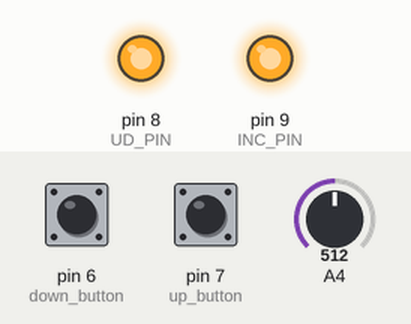
This sketch was run on a simulated Arduino Uno, built with avr-gcc and run on an emulated ATmega328P. Shown: output pins drawn as LEDs (lit = HIGH). Dashed ring = blinking. Inputs (shaded band) come from the test bench; at power-on: pin 6 (down_button) HIGH, pin 7 (up_button) HIGH, A4 = 512. What the sketch prints to the serial monitor is not drawn.

Above: at 1.2 s.
1.3 s: pin 6 (down_button) pulled LOW for 0.15 s
At 2.0 s:
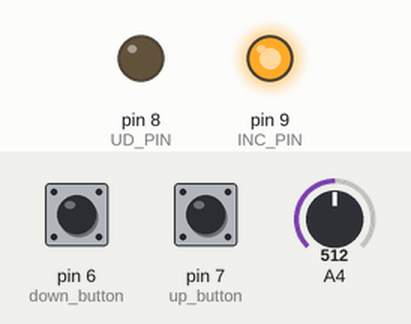
2.9 s: pin 7 (up_button) pulled LOW for 1 s
At 3.06 s:
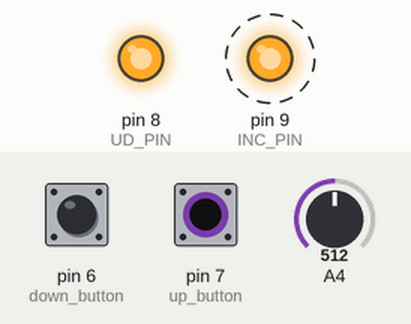
5.9 s: pin 7 (up_button) pulled LOW for 3.2 s
At 9.6 s:
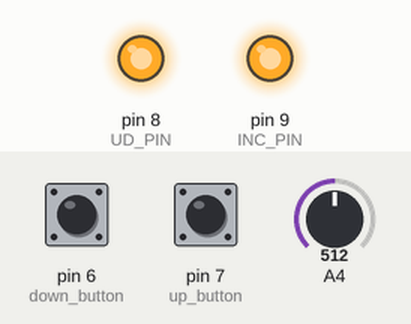
10.6 s: pin 6 (down_button) pulled LOW for 1 s
At 10.79 s:
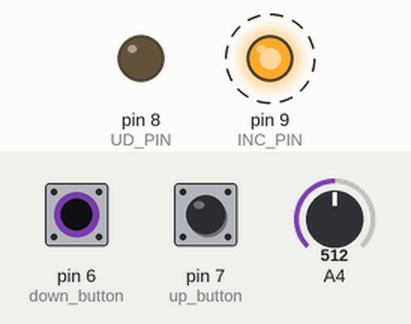
Timing chart, 0 to 13.6 s (numbered marks = the images above; inputs shaded):
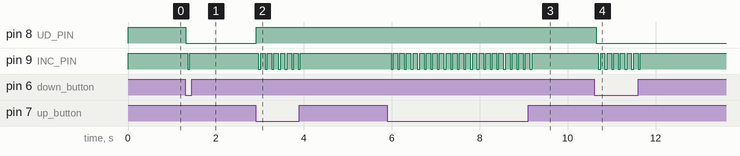

Measured:
- after the input at 1.3 s, pin 8 (UD_PIN): HIGH → LOW at once; pin 9 (INC_PIN): HIGH → LOW after 0.06 s, → HIGH 0.05 s later
- after the input at 2.9 s, pin 8 (UD_PIN): LOW → HIGH at once; pin 9 (INC_PIN): alternates HIGH for 0.10 s and LOW for 0.05 s, 14 changes in all, then stays HIGH, starting after 0.07 s
- after the input at 5.9 s, pin 9 (INC_PIN): alternates HIGH for 0.10 s and LOW for 0.05 s, 44 changes in all, then stays HIGH, starting after 0.08 s
- after the input at 10.6 s, pin 8 (UD_PIN): HIGH → LOW after 0.05 s; pin 9 (INC_PIN): alternates HIGH for 0.10 s and LOW for 0.05 s, 14 changes in all, then stays HIGH, starting after 0.10 s

The sketch:

digital_pot_buttons.ino
```cpp
const float V_REF = 5.0;
int UP = 0;
int DOWN = 1;
const int UD_PIN = 8;
const int INC_PIN = 9;
const int CS_PIN = 10;
const int WIPER_PIN = A5;
float voltage = 0;
const int up_button = 7;
const int down_button = 6;

void setup() {
  pinMode (CS_PIN, OUTPUT);
  pinMode (UD_PIN, OUTPUT);
  pinMode (INC_PIN, OUTPUT);
  pinMode(up_button, INPUT_PULLUP);
  pinMode(down_button, INPUT_PULLUP);
  Serial.begin(9600);

  digitalWrite(INC_PIN, HIGH);
  digitalWrite(UD_PIN, HIGH);
  digitalWrite(CS_PIN, LOW);                  // Enable the X9C103P chip
  //Serial.print ("Initial Voltage Setting: ");
  PrintVoltage();                             // Print X9C103P power up value
}

void loop() {
  if (Serial.available()) DoSerial();  // loop looking for user input
  Serial.println(analogRead(A4));
  UP = digitalRead(up_button);
  DOWN = digitalRead(down_button);
  if (UP == LOW){
    digitalWrite(UD_PIN, HIGH);
    delay(50);
    digitalWrite(INC_PIN, LOW);
    delay(50);
    digitalWrite(INC_PIN, HIGH);
    delay(50);
  }else if (DOWN == LOW){
    digitalWrite(UD_PIN, LOW);
    delay(50);
    digitalWrite(INC_PIN, LOW);
    delay(50);
    digitalWrite(INC_PIN, HIGH);
    delay(50);
  }else{
    delay(50);
  }
}

void DoSerial()
{
  char ch = toupper(Serial.read());   // Read the character we received
  // and convert to upper case
  switch (ch) {
    case 'S':                         // Save settings
      digitalWrite(INC_PIN, HIGH);
      digitalWrite(CS_PIN, HIGH);
      delay(100);
      digitalWrite(CS_PIN, LOW);
      //Serial.println("Setting Saved");
      break;
    case 'U':                         // Increment setting
      Move_Wiper(0);
      //Serial.print("Incrementing Value");
      PrintVoltage();
      break;
    case 'D':                         // Decrement setting
      Move_Wiper(1);
      //Serial.print("Decrementing Value");
      PrintVoltage();
      break;
    default:
      break;
  }
}
void PrintVoltage()
{
  int sampleADC = analogRead(WIPER_PIN);      // Take reading on wiper pin
  float volts = (sampleADC * V_REF) / 1023.0; // Convert to voltage
  //Serial.print("   ADC = ");
  //Serial.print(sampleADC);
  //Serial.print("  Voltage = ");
  //Serial.println(volts, 3);
}

void Move_Wiper(int direction)
{
  switch (direction) {
    case 0:
      digitalWrite(UD_PIN, HIGH); delayMicroseconds(5);
      digitalWrite(INC_PIN, LOW); delayMicroseconds(5);
      digitalWrite(INC_PIN, HIGH);
      break;
    case 1:
      digitalWrite(UD_PIN, LOW); delayMicroseconds(5);
      digitalWrite(INC_PIN, LOW); delayMicroseconds(5);
      digitalWrite(INC_PIN, HIGH);
      break;
    default:
      break;
  }
}
```
